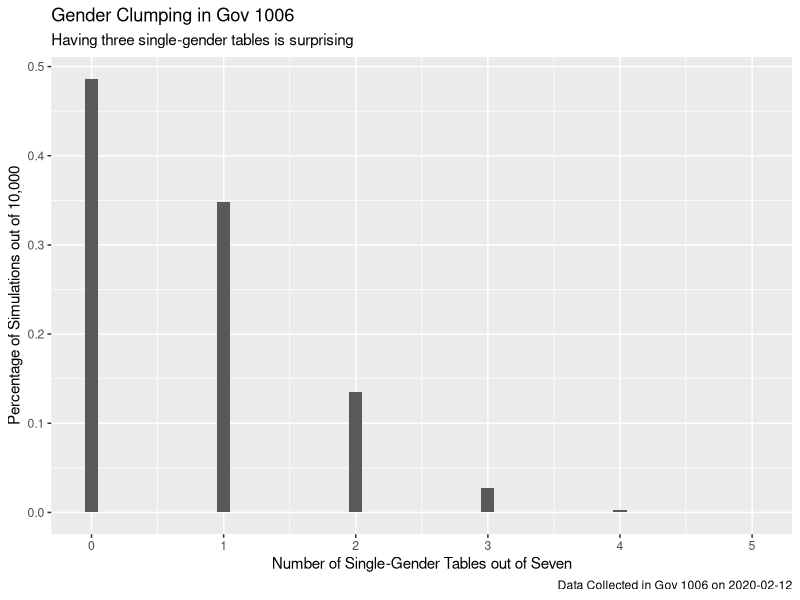
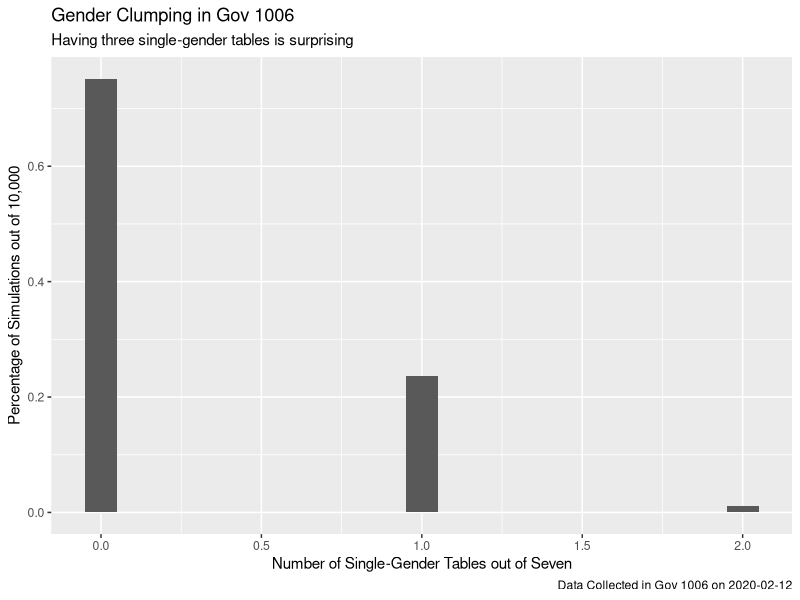

These figures' R source, in order:
## ---- chunk 1
knitr::opts_chunk$set(echo = FALSE)
library(tidyverse)
## ---- chunk 2
# Before we run the simulation, we need the basic data and some simple
# functions. Removing the graduate students, there are 16 men and 14 women in
# the class. Let's use a vector to represent that information. Implicitly, the
# first four values in the vector sit at table 1, the second four sit at table 2
# and so on.

class30 <- c(rep("M", 16), rep("F", 14))

seat_a_class <- function(){
  
  # A class seating is defined as 28 of the 30 students in a vector. We only
  # need 28 because the last two, by assumption, sit at the table with Cian/Alex
  # and, therefore, don't matter to our calculations. The function could be a
  # one-line --- list(sample(class30)[1:28]) --- but I like to show the individual
  # steps.
  
  # I think that returning a list is necessary because I am going to assign the
  # result as a list-column.
  
  x <- sample(class30)
  x <- x[1:28]
  list(x)
}

calc_clumped_tables <- function(seating){
  
  # Given a seating --- which, again, is just a vector of length 28 with Ms and
  # Fs in random order --- how many clumped tables are there? We will define a
  # clumped table as one that is all M or all F. As discussed in class, there
  # are other definitions of "clumping" that we could use.
  
  # Good functions test to see if their assumptions are met. See the chapter in
  # the new 1005 textbook for discussion:
  # https://davidkane9.github.io/PPBDS/6-functions.html
  
  stopifnot(is.list(seating))
  plan <- unlist(seating)
  
  stopifnot(length(plan) == 28)
  stopifnot(all(plan %in% c("M", "F")))

  # It is not obvious how to do this elegantly. So, I just hack it! (Stole this
  # approach from Beau, I think.) I grab out each table, one at a time, knowing
  # that I have arbitrarily decided that seats 1 through 4 are Table 1, seats 5
  # through 8 are Table 2 and so on. Then, I create a logical vector reporting
  # whether or the person at each seat is Female. Then, I sum up this vector. If
  # it is all Male, the sum will be zero. It it is all Female, the sum will be
  # four. Check that, and sum of the results for each table. Obviously, you need
  # to do a fair bit of fussing to make sure this is working. Test cases would
  # be good!
  
  clumps <- 
    (sum(plan[1:4] == "F") %in% c(0, 4)) +
    (sum(plan[5:8] == "F") %in% c(0, 4)) +
    (sum(plan[9:12] == "F") %in% c(0, 4)) +
    (sum(plan[13:16] == "F") %in% c(0, 4)) +
    (sum(plan[17:20] == "F") %in% c(0, 4)) +
    (sum(plan[21:24] == "F") %in% c(0, 4)) +
    (sum(plan[25:28] == "F") %in% c(0, 4))
  
  return(clumps)
}

## ---- chunk 3
# Those are all the tools we need. Many/most of my simulations use the tricks we
# learned in Gov 1005: list-colums and map_* functions are your friends!
# https://davidkane9.github.io/PPBDS/6-functions.html#list-columns-and-map_-functions

# I don't really need cache=TRUE since the code does not take *that* long to
# run. I just wanted to remind you of that trick.

sim <- 
  tibble(replication = 1:10000) %>% 
  mutate(seating_plan = map(replication, ~ seat_a_class())) %>% 
  mutate(clumps = map_int(seating_plan, ~ calc_clumped_tables(.)))

## ---- chunk 4
# Once we have the data, plotting is straightforward. The ..prop.. trick
# required some Googling. Of course, I could just have calculated the
# percentages by hand.

sim %>% 
  ggplot() + 
    geom_bar(mapping = aes(x = clumps, y = ..prop..), 
             width = 0.1) +
    labs(title = "Gender Clumping in Gov 1006",
         subtitle = "Having three single-gender tables is surprising",
         caption = "Data Collected in Gov 1006 on 2020-02-12",
         x = "Number of Single-Gender Tables out of Seven",
         y = "Percentage of Simulations out of 10,000")
## ---- chunk 5
sim %>%
  filter(clumps == 2) %>%
  nrow()/100

sim %>%
  filter(clumps == 3) %>%
  nrow()/100

sim %>%
  filter(clumps == 4) %>%
  nrow()/100

sim %>%
  filter(clumps %in% c(3, 4, 5)) %>%
  nrow()/100
## ---- chunk 6
# Before we run the simulation, we need the basic data and some simple
# functions. Removing the graduate students, there are 16 men and 14 women in
# the class. Let's use a vector to represent that information. Implicitly, the
# first four values in the vector sit at table 1, the second four sit at table 2
# and so on.

class30 <- c(rep("M", 16), rep("F", 14))

seat_a_class <- function(){
  
  # A class seating is defined as 28 of the 30 students in a vector. We only
  # need 28 because the last two, by assumption, sit at the table with Cian/Alex
  # and, therefore, don't matter to our calculations. The function could be a
  # one-line --- list(sample(class30)[1:28]) --- but I like to show the individual
  # steps.
  
  # I think that returning a list is necessary because I am going to assign the
  # result as a list-column.
  
  x <- sample(class30)
  x <- x[1:28]
  list(x)
}

calc_clumped_tables <- function(seating){
  
  # Given a seating --- which, again, is just a vector of length 28 with Ms and
  # Fs in random order --- how many clumped tables are there? We will define a
  # clumped table as one that is all M or all F. As discussed in class, there
  # are other definitions of "clumping" that we could use.
  
  # Good functions test to see if their assumptions are met. See the chapter in
  # the new 1005 textbook for discussion:
  # https://davidkane9.github.io/PPBDS/6-functions.html
  
  stopifnot(is.list(seating))
  plan <- unlist(seating)
  
  stopifnot(length(plan) == 28)
  stopifnot(all(plan %in% c("M", "F")))

  # It is not obvious how to do this elegantly. So, I just hack it! (Stole this
  # approach from Beau, I think.) I grab out each table, one at a time, knowing
  # that I have arbitrarily decided that seats 1 through 4 are Table 1, seats 5
  # through 8 are Table 2 and so on. Then, I create a logical vector reporting
  # whether or the person at each seat is Female. Then, I sum up this vector. If
  # it is all Male, the sum will be zero. It it is all Female, the sum will be
  # four. Check that, and sum of the results for each table. Obviously, you need
  # to do a fair bit of fussing to make sure this is working. Test cases would
  # be good!
  
  clumps <- 
    (sum(plan[1:4] == "F") == 4) +
    (sum(plan[5:8] == "F") == 4) +
    (sum(plan[9:12] == "F") == 4) +
    (sum(plan[13:16] == "F") == 4) +
    (sum(plan[17:20] == "F") == 4) +
    (sum(plan[21:24] == "F") == 4) +
    (sum(plan[25:28] == "F") == 4)
  
  return(clumps)
}
## ---- chunk 7
# Those are all the tools we need. Many/most of my simulations use the tricks we
# learned in Gov 1005: list-colums and map_* functions are your friends!
# https://davidkane9.github.io/PPBDS/6-functions.html#list-columns-and-map_-functions

# I don't really need cache=TRUE since the code does not take *that* long to
# run. I just wanted to remind you of that trick.

sim <- 
  tibble(replication = 1:10000) %>% 
  mutate(seating_plan = map(replication, ~ seat_a_class())) %>% 
  mutate(clumps = map_int(seating_plan, ~ calc_clumped_tables(.)))

## ---- chunk 8
# Once we have the data, plotting is straightforward. The ..prop.. trick
# required some Googling. Of course, I could just have calculated the
# percentages by hand.

sim %>% 
  ggplot() + 
    geom_bar(mapping = aes(x = clumps, y = ..prop..), 
             width = 0.1) +
    labs(title = "Gender Clumping in Gov 1006",
         subtitle = "Having three single-gender tables is surprising",
         caption = "Data Collected in Gov 1006 on 2020-02-12",
         x = "Number of Single-Gender Tables out of Seven",
         y = "Percentage of Simulations out of 10,000")
## ---- chunk 9
sim %>%
  filter(clumps %in% c(2, 3, 4)) %>%
  nrow()/10000
## ---- chunk 10
N <- 1000 
true_ability <- rnorm(N, 75, 10)
noise1 <- rnorm(N, 0, 10)
noise2 <- rnorm(N, 0, 10)
midterm <- true_ability + noise1
final <- true_ability + noise2
exams <- data.frame(midterm, final)
## ---- chunk 11
exams <- exams %>%
  mutate(treatment = NA)

for(s in 1:nrow(exams)){
  exams$treatment[s] <- rbinom(1, 1, 0.5)
}
## ---- chunk 12
exams <- exams %>%
  mutate(causal_effect = final-midterm)

treated <- exams %>%
  filter(treatment == 1) %>%
  summarize(mean(causal_effect))

untreated <- exams %>%
  filter(treatment == 0) %>%
  summarize(mean(causal_effect))

treated - untreated
